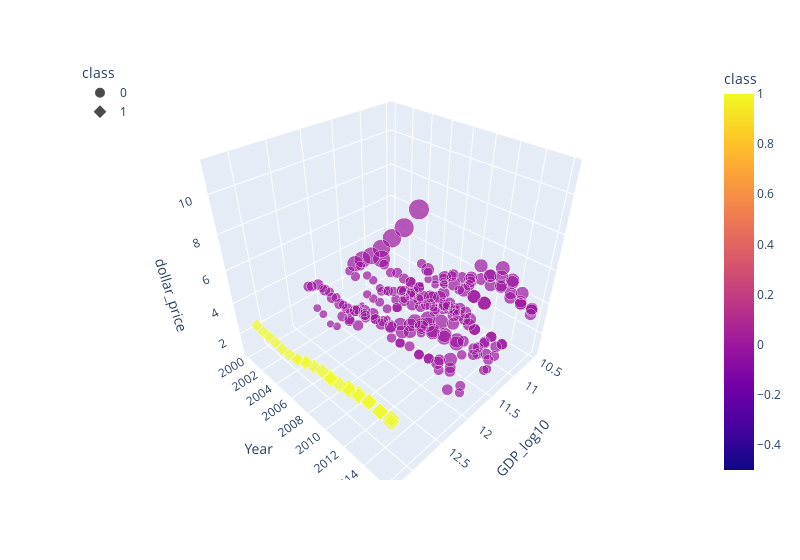

Here is the notebook cell this chart was saved with:
### Code cell
# Plotting the cluster with three features
fig = px.scatter_3d(df_Americas_modified, x="GDP_log10", y="Year",
                   z="dollar_price", color ="class", symbol ="class", size = "dollar_price", width=800)
fig.update_layout(legend=dict(x=0, y=1))
fig.show()

### Figure 1 — Plotly figure (JSON) as saved in the notebook; plotly's stock layout.template omitted (floating-point values rounded to 4 significant figures; data arrays with more than 128 entries replaced by an {"elided": "..."} marker saying what was removed)
{"data": [{"hovertemplate": "class=%{marker.color}<br>GDP_log10=%{x}<br>Year=%{y}<br>dollar_price=%{marker.size}<extra></extra>", "legendgroup": "0", "marker": {"color": {"elided": "206 int values"}, "coloraxis": "coloraxis", "size": {"elided": "206 float values"}, "sizemode": "area", "sizeref": 0.02813, "symbol": "circle"}, "mode": "markers", "name": "0", "scene": "scene", "showlegend": true, "type": "scatter3d", "x": {"elided": "206 float values"}, "y": {"elided": "206 int values"}, "z": {"elided": "206 float values"}}, {"hovertemplate": "class=%{marker.color}<br>GDP_log10=%{x}<br>Year=%{y}<br>dollar_price=%{marker.size}<extra></extra>", "legendgroup": "1", "marker": {"color": [1, 1, 1, 1, 1, 1, 1, 1, 1, 1, 1, 1, 1, 1, 1, 1, 1, 1, 1, 1, 1, 1, 1, 1, 1], "coloraxis": "coloraxis", "size": [2.24, 2.24, 2.35, 2.46, 2.47, 2.58, 2.67, 2.78, 2.89, 3, 3.21, 3.43, 3.43, 3.53, 3.64, 3.81, 3.96, 4.03, 4.18, 4.24, 4.29, 4.29, 4.29, 4.29, 4.5], "sizemode": "area", "sizeref": 0.02813, "symbol": "diamond"}, "mode": "markers", "name": "1", "scene": "scene", "showlegend": true, "type": "scatter3d", "x": [13.11, 13.13, 13.14, 13.16, 13.17, 13.18, 13.18, 13.18, 13.16, 13.16, 13.18, 13.18, 13.19, 13.19, 13.2, 13.21, 13.21, 13.22, 13.22, 13.23, 13.23, 13.24, 13.24, 13.25, 13.25], "y": [2000, 2001, 2002, 2003, 2004, 2005, 2006, 2006, 2007, 2007, 2008, 2009, 2010, 2010, 2011, 2012, 2012, 2013, 2013, 2014, 2014, 2015, 2015, 2016, 2016], "z": [2.24, 2.24, 2.35, 2.46, 2.47, 2.58, 2.67, 2.78, 2.89, 3, 3.21, 3.43, 3.43, 3.53, 3.64, 3.81, 3.96, 4.03, 4.18, 4.24, 4.29, 4.29, 4.29, 4.29, 4.5]}], "layout": {"coloraxis": {"colorbar": {"title": {"text": "class"}}, "colorscale": [[0, "#0d0887"], [0.1111, "#46039f"], [0.2222, "#7201a8"], [0.3333, "#9c179e"], [0.4444, "#bd3786"], [0.5556, "#d8576b"], [0.6667, "#ed7953"], [0.7778, "#fb9f3a"], [0.8889, "#fdca26"], [1, "#f0f921"]]}, "legend": {"itemsizing": "constant", "title": {"text": "class"}, "tracegroupgap": 0, "x": 0, "y": 1}, "margin": {"t": 60}, "scene": {"domain": {"x": [0, 1], "y": [0, 1]}, "xaxis": {"title": {"text": "GDP_log10"}}, "yaxis": {"title": {"text": "Year"}}, "zaxis": {"title": {"text": "dollar_price"}}}, "width": 800}}
